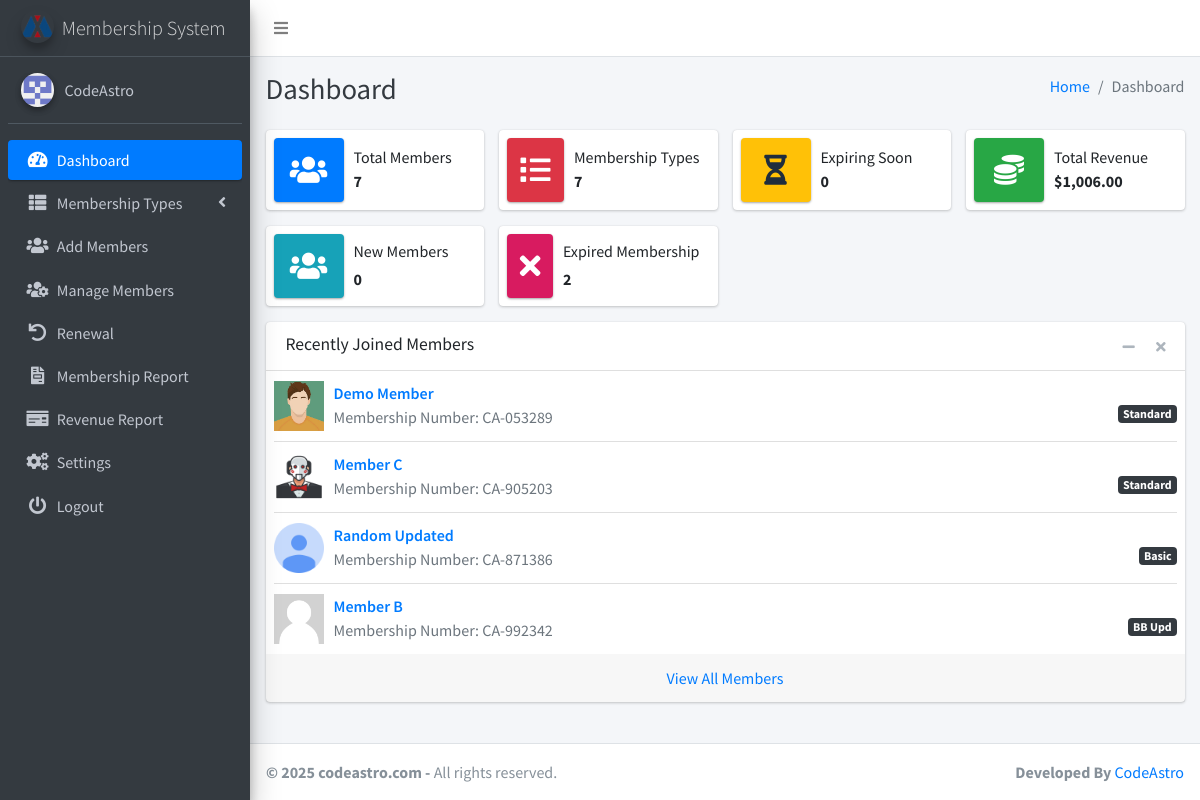
/dashboard.php (signed in), run on the app's committed database.
### tables this page shows
CREATE TABLE `settings` (
  `settingsID` int(11) NOT NULL,
  `system_name` varchar(255) NOT NULL,
  `logo` varchar(255) NOT NULL,
  `currency` varchar(50) NOT NULL,
  `user_id` int(11) DEFAULT NULL
);

CREATE TABLE `members` (
  `members_id` int(11) NOT NULL,
  `userID` int(11) NOT NULL,
  `address_id` int(11) DEFAULT NULL,
  `fullname` varchar(255) NOT NULL,
  `dob` date NOT NULL,
  `gender` enum('Male','Female','Other') NOT NULL,
  `contact_number` varchar(20) NOT NULL,
  `email` varchar(255) NOT NULL,
  `occupation` varchar(255) NOT NULL,
  `membership_typeID` int(11) NOT NULL,
  `membership_number` varchar(20) NOT NULL,
  `created_at` timestamp NOT NULL DEFAULT current_timestamp(),
  `photo` varchar(255) NOT NULL,
  `expiry_date` date DEFAULT NULL
);

CREATE TABLE `membership_types` (
  `membership_typeID` int(11) NOT NULL,
  `type` varchar(255) NOT NULL,
  `amount` int(11) NOT NULL
);

### dashboard.php (the view, shortened to what this page needs)
<?php
include('includes/config.php');
function getTotalMembersCount()
{
    global $conn;
    $totalMembersQuery = "SELECT COUNT(*) AS totalMembers FROM members";
    $totalMembersResult = $conn->query($totalMembersQuery);
    if ($totalMembersResult->num_rows > 0) {
        $totalMembersRow = $totalMembersResult->fetch_assoc();
        return $totalMembersRow['totalMembers'];
    } else {
        return 0;
    }
}
function getTotalMembershipTypesCount()
{
    global $conn;
    $totalMembershipTypesQuery = "SELECT COUNT(*) AS totalMembershipTypes FROM membership_types";
    $totalMembershipTypesResult = $conn->query($totalMembershipTypesQuery);
    if ($totalMembershipTypesResult->num_rows > 0) {
        $totalMembershipTypesRow = $totalMembershipTypesResult->fetch_assoc();
        return $totalMembershipTypesRow['totalMembershipTypes'];
    } else {
        return 0;
    }
}
function getExpiringSoonCount()
{
    global $conn;
    $expiringSoonQuery = "SELECT COUNT(*) AS expiringSoon FROM members WHERE expiry_date BETWEEN CURDATE() AND CURDATE() + INTERVAL 7 DAY";
    $expiringSoonResult = $conn->query($expiringSoonQuery);
    if ($expiringSoonResult->num_rows > 0) {
        $expiringSoonRow = $expiringSoonResult->fetch_assoc();
        return $expiringSoonRow['expiringSoon'];
    } else {
        return 0;
    }
}
function getTotalRevenueWithCurrency()
{
    global $conn;
    $currencyQuery = "SELECT currency FROM settings LIMIT 1";
    $currencyResult = $conn->query($currencyQuery);
    if ($currencyResult->num_rows > 0) {
        $currencyRow = $currencyResult->fetch_assoc();
        $currencySymbol = $currencyRow['currency'];
    } else {
        $currencySymbol = '$';
    }
    $totalRevenueQuery = "SELECT SUM(total_amount) AS totalRevenue FROM renew";
    $totalRevenueResult = $conn->query($totalRevenueQuery);
    if ($totalRevenueResult->num_rows > 0) {
        $totalRevenueRow = $totalRevenueResult->fetch_assoc();
        $totalRevenue = $totalRevenueRow['totalRevenue'];
    } else {
        $totalRevenue = 0;
    }
    return $currencySymbol . number_format($totalRevenue, 2);
}
function getNewMembersCount() {
  global $conn;
  $twentyFourHoursAgo = time() - (24 * 60 * 60);
  $newMembersQuery = "SELECT COUNT(*) AS newMembersCount FROM members WHERE created_at >= FROM_UNIXTIME($twentyFourHoursAgo)";
  $newMembersResult = $conn->query($newMembersQuery);
  if ($newMembersResult) {
      $row = $newMembersResult->fetch_assoc();
      return $row['newMembersCount'];
  } else {
      return 0;
  }
}
function displayNewMembersCount() {
  $newMembersCount = getNewMembersCount();
  echo "<span class='info-box-number'>$newMembersCount</span>";
}
function getExpiredMembersCount() {
  global $conn;
  $expiredMembersQuery = "SELECT COUNT(*) AS expiredMembersCount FROM members WHERE (expiry_date IS NULL OR expiry_date < NOW())";
  $expiredMembersResult = $conn->query($expiredMembersQuery);
  if ($expiredMembersResult) {
      $row = $expiredMembersResult->fetch_assoc();
      return $row['expiredMembersCount'];
  } else {
      return 0;
  }
}
function displayExpiredMembersCount() {
  $expiredMembersCount = getExpiredMembersCount();
  echo "<span class='info-box-number'>$expiredMembersCount</span>";
}
?>
<?php include('includes/header.php');?>
<body class="hold-transition sidebar-mini layout-fixed layout-navbar-fixed layout-footer-fixed">
<div class="wrapper">
  <?php include('includes/nav.php');?>
 <?php include('includes/sidebar.php');?>
  <div class="content-wrapper">
  <?php include('includes/pagetitle.php');?>
    <section class="content">
      <div class="container-fluid">
        <div class="row">
          <div class="col-12 col-sm-6 col-md-3">
            <div class="info-box">
              <span class="info-box-icon bg-primary elevation-1"><i class="fas fa-users"></i></span>
              <div class="info-box-content">
                <span class="info-box-text">Total Members</span>
                <span class="info-box-number">
                <?php echo getTotalMembersCount(); ?>
                </span>
              </div>
            </div>
          </div>
          <div class="col-12 col-sm-6 col-md-3">
            <div class="info-box mb-3">
              <span class="info-box-icon bg-danger elevation-1"><i class="fas fa-list"></i></span>
              <div class="info-box-content">
                <span class="info-box-text">Membership Types</span>
                <span class="info-box-number"><?php echo getTotalMembershipTypesCount(); ?></span>
              </div>
            </div>
          </div>
          <div class="col-12 col-sm-6 col-md-3">
            <div class="info-box mb-3">
              <span class="info-box-icon bg-warning elevation-1"><i class="fas fa-hourglass-half"></i></span>
              <div class="info-box-content">
                <span class="info-box-text">Expiring Soon</span>
                <span class="info-box-number"><?php echo getExpiringSoonCount(); ?></span>
              </div>
            </div>
          </div>
          <div class="col-12 col-sm-6 col-md-3">
            <div class="info-box mb-3">
              <span class="info-box-icon bg-success elevation-1"><i class="fas fa-coins"></i></span>
              <div class="info-box-content">
                <span class="info-box-text">Total Revenue</span>
                <span class="info-box-number"><?php echo getTotalRevenueWithCurrency(); ?></span>
              </div>
            </div>
          </div>
        </div>
        <div class="row">
        <div class="col-12 col-sm-6 col-md-3">
            <div class="info-box mb-3">
              <span class="info-box-icon bg-info elevation-1"><i class="fas fa-users"></i></span>
              <div class="info-box-content">
                <span class="info-box-text">New Members</span>
                <span class="info-box-number"><?php displayNewMembersCount(); ?></span>
              </div>
            </div>
          </div>
          <div class="col-12 col-sm-6 col-md-3">
            <div class="info-box mb-3">
              <span class="info-box-icon bg-maroon elevation-1"><i class="fas fa-times"></i></span>
              <div class="info-box-content">
                <span class="info-box-text">Expired Membership</span>
                <span class="info-box-number"><?php displayExpiredMembersCount(); ?></span>
              </div>
            </div>
          </div>
        </div>
        <div class="row">
          <div class="col-md-12">
            <?php
            $recentMembersQuery = "SELECT * FROM members ORDER BY created_at DESC LIMIT 4";
            $recentMembersResult = $conn->query($recentMembersQuery);
            ?>
          <div class="card">
              <div class="card-header">
            <h3 class="card-title">Recently Joined Members</h3>
            <div class="card-tools">
            <button type="button" class="btn btn-tool" data-card-widget="collapse">
                <i class="fas fa-minus"></i>
            </button>
            <button type="button" class="btn btn-tool" data-card-widget="remove">
                <i class="fas fa-times"></i>
            </button>
        </div>
    </div>
    <div class="card-body p-0">
        <ul class="products-list product-list-in-card pl-2 pr-2">
            <?php
            while ($row = $recentMembersResult->fetch_assoc()) {
                echo '<li class="item">';
                echo '<div class="product-img">';
                  if (!empty($row['photo'])) {
                    $photoPath = 'uploads/member_photos/' . $row['photo'];
                    echo '<img src="' . $photoPath . '" alt="Member Photo" class="img-size-50">';
                } else {
                    echo '<img src="uploads/member_photos/default.jpg" alt="Default Photo" class="img-size-50">';
                }
                echo '</div>';
                echo '<div class="product-info">';
                echo '<a href="javascript:void(0)" class="product-title">' . $row['fullname'] . '</a>';
                echo '<span class="product-description">';
                echo '<span class="badge badge-dark float-right">' . getMembershipTypeName($row['membership_typeID']) . '</span>';
                echo 'Membership Number: ' . ($row['membership_number']);
                echo '</span>';
                echo '</div>';
                echo '</li>';
            }
            ?>
        </ul>
    </div>
    <div class="card-footer text-center">
        <a href="manage_members.php" class="uppercase">View All Members</a>
    </div>
</div>
<?php
function getMembershipTypeName($membership_typeID)
{
    global $conn;
    $membershipTypeQuery = "SELECT type FROM membership_types WHERE membership_typeID = $membership_typeID";
    $membershipTypeResult = $conn->query($membershipTypeQuery);
    if ($membershipTypeResult->num_rows > 0) {
        $membershipTypeRow = $membershipTypeResult->fetch_assoc();
        return $membershipTypeRow['type'];
    } else {
        return 'Unknown';
    }
}
?>
          </div>
        </div>
      </div>
    </section>
  </div>
  <footer class="main-footer">
    <strong> &copy; <?php echo date('Y');?> codeastro.com</a> -</strong>
    All rights reserved.
    <div class="float-right d-none d-sm-inline-block">
      <b>Developed By</b> <a href="https://codeastro.com/">CodeAstro</a>
    </div>
  </footer>
</div>
</body>
</html>

### includes/sidebar.php (shortened to what this page needs)
<?php
$current_page = basename($_SERVER['PHP_SELF']);
?>
 <aside class="main-sidebar sidebar-dark-primary elevation-4">
    <a href="" class="brand-link">
    <img src="<?php echo getLogoUrl(); ?>" alt="Logo" class="brand-image img-circle elevation-3" style="opacity: .8">
    <span class="brand-text font-weight-light"><?php echo getSystemName(); ?></span>
</a>
<?php
function getSystemName()
{
    global $conn;
    $systemNameQuery = "SELECT system_name FROM settings";
    $systemNameResult = $conn->query($systemNameQuery);
    if ($systemNameResult->num_rows > 0) {
        $systemNameRow = $systemNameResult->fetch_assoc();
        return $systemNameRow['system_name'];
    } else {
        return 'CodeAstro';
    }
}
function getLogoUrl()
{
    global $conn;
    $logoQuery = "SELECT logo FROM settings";
    $logoResult = $conn->query($logoQuery);
    if ($logoResult->num_rows > 0) {
        $logoRow = $logoResult->fetch_assoc();
        return $logoRow['logo'];
    } else {
        return 'dist/img/AdminLTELogo.png';
    }
}
?>
    <div class="sidebar">
      <div class="user-panel mt-3 pb-3 mb-3 d-flex">
        <div class="image">
          <img src="dist/img/2382414.png" class="img-circle elevation-2" alt="User Image">
        </div>
        <div class="info">
          <a href="#" class="d-block">CodeAstro</a>
        </div>
      </div>
      <nav class="mt-2">
        <ul class="nav nav-pills nav-sidebar flex-column" data-widget="treeview" role="menu" data-accordion="false">
          <li class="nav-item">
            <a href="dashboard.php" class="nav-link <?php echo ($current_page == 'dashboard.php') ? 'active' : ''; ?>">
              <i class="nav-icon fas fa-tachometer-alt"></i>
              <p>
                Dashboard
              </p>
            </a>
          </li>
          <li class="nav-item has-treeview">
            <a href="#" class="nav-link <?php echo ($current_page == 'add_type.php' || $current_page == 'view_type.php' || $current_page == 'edit_type.php') ? 'active' : ''; ?>">
              <i class="nav-icon fas fa-th-list"></i>
              <p>
                Membership Types
                <i class="fas fa-angle-left right"></i>
              </p>
            </a>
          </li>
          <li class="nav-item">
            <a href="add_members.php" class="nav-link <?php echo ($current_page == 'add_members.php') ? 'active' : ''; ?>">
              <i class="nav-icon fas fa-users"></i>
              <p>Add Members</p>
            </a>
          </li>
          <li class="nav-item">
            <a href="manage_members.php" class="nav-link <?php echo ($current_page == 'manage_members.php' || $current_page == 'edit_member.php' || $current_page == 'memberProfile.php') ? 'active' : ''; ?>">
              <i class="nav-icon fas fa-users-cog"></i>
              <p>Manage Members</p>
            </a>
          </li>
          <li class="nav-item">
            <a href="list_renewal.php" class="nav-link <?php echo ($current_page == 'list_renewal.php' || $current_page == 'renew.php') ? 'active' : ''; ?>">
            <i class="nav-icon fas fa-undo"></i>
              <p>Renewal</p>
            </a>
          </li>
          <li class="nav-item">
            <a href="report.php" class="nav-link <?php echo ($current_page == 'report.php') ? 'active' : ''; ?>">
              <i class="nav-icon fas fa-file-invoice"></i>
              <p>Membership Report</p>
            </a>
          </li>
          <li class="nav-item">
            <a href="revenue_report.php" class="nav-link <?php echo ($current_page == 'revenue_report.php') ? 'active' : ''; ?>">
              <i class="nav-icon fas fa-money-check"></i>
              <p>Revenue Report</p>
            </a>
          </li>
          <li class="nav-item">
            <a href="settings.php" class="nav-link <?php echo ($current_page == 'settings.php') ? 'active' : ''; ?>">
              <i class="nav-icon fas fa-cogs"></i>
              <p>Settings</p>
            </a>
          </li>
          <li class="nav-item">
            <a href="logout.php" class="nav-link <?php echo ($current_page == 'logout.php') ? 'active' : ''; ?>">
              <i class="nav-icon fas fa-power-off"></i>
              <p>Logout</p>
            </a>
          </li>
        </ul>
      </nav>
    </div>
  </aside>

### data on the page
settings: logo (picture), system_name "Membership System"
members: photo (picture), fullname "Demo Member", membership_typeID.type "Standard", membership_number "CA-053289"
members: photo (picture), fullname "Member C", membership_typeID.type "Standard", membership_number "CA-905203"
members: photo (picture), fullname "Random Updated", membership_typeID.type "Basic", membership_number "CA-871386"
members: photo (placeholder picture), fullname "Member B", membership_typeID.type "BB Upd", membership_number "CA-992342"

### other printed values
$pageTitle "Dashboard"
getTotalMembersCount() "7"
getTotalMembershipTypesCount() "7"
getExpiringSoonCount() "0"
getTotalRevenueWithCurrency() "$1,006.00"
$newMembersCount "0"
$expiredMembersCount "2"
